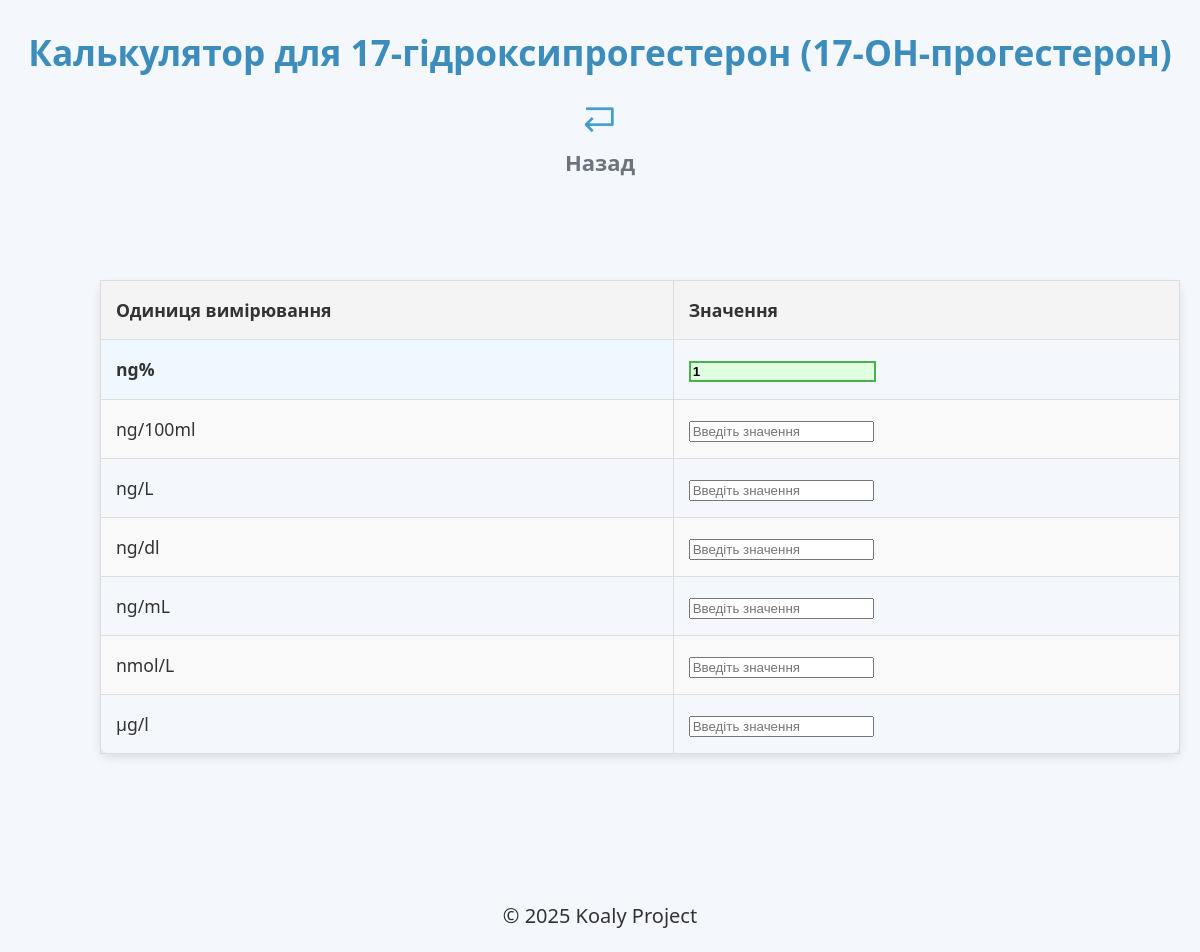
Page /calculator_result/1 on the committed database.
### db/database.py (models this page shows)
class StandardName(Base):
    __tablename__ = "standard_names"
    id = Column(Integer, primary_key=True, index=True)
    name = Column(String, unique=True, nullable=False)
    standard_unit_id = Column(Integer, ForeignKey("units.id"), nullable=True)
    units = relationship("Unit", back_populates="standard_name", foreign_keys="[Unit.standard_name_id]")
    unit_conversions = relationship("UnitConversion", back_populates="standard_name",
                                    foreign_keys="[UnitConversion.standard_name_id]")
    synonyms = relationship("AnalysisSynonym", back_populates="standard_name")

class Unit(Base):
    __tablename__ = "units"
    id = Column(Integer, primary_key=True, index=True)
    unit = Column(String, nullable=False)  # Назва одиниці
    standard_name_id = Column(Integer, ForeignKey("standard_names.id"), nullable=False)
    is_standard = Column(Boolean, default=False)  # Чи є ця одиниця стандартною для аналізу
    standard_name = relationship("StandardName", back_populates="units", foreign_keys=[standard_name_id])
    synonyms = relationship("UnitSynonym", back_populates="unit")
    __table_args__ = (
        UniqueConstraint("standard_name_id", "unit", name="unique_standard_name_unit_constraint"),
    )

### ui/routes/calculator_router.py (the view)
@router.get("/calculator_result/{standard_name_id}", response_class=HTMLResponse)
async def show_conversion_form(request: Request, standard_name_id: int, db: Session = Depends(get_db)):
    standard_name = get_analysis_detail(db, standard_name_id).get('name')
    if not standard_name:
        raise HTTPException(status_code=404, detail="Standard name not found.")
    units = get_units(db, standard_name_id)
    return templates.TemplateResponse("calculator_result.html", {
        "request": request,
        "standard_name": standard_name,
        "standard_name_id": standard_name_id,
        "units": units
    })

### ui/templates/calculator_result.html (shortened to what this page needs)
{% extends "base.html" %}
{% block header %}Калькулятор для {{ standard_name }}{% endblock %}
{% block content %}
<p align="center">
    <a href="/calculator"><img src="/static/images/back.png" width="3%"><br>Назад</a>
</p>
<table border="1" align="center">
    <thead>
        <tr>
            <th>Одиниця вимірювання</th>
            <th>Значення</th>
        </tr>
    </thead>
    <tbody>
        {% for unit in units %}
        <tr>
            <td class="{{ 'standard-unit' if unit.is_standard else '' }}">
                {{ unit.unit }}
            </td>
                <td>
                    <input
                        type="number"
                        step="any"
                        id="unit_{{ unit.id }}"
                        data-unit-id="{{ unit.id }}"
                        data-is-standard="{{ 'true' if unit.is_standard else 'false' }}"
                        class="{{ 'standard-unit-input' if unit.is_standard else '' }}"
                        oninput="convertValues(this)"
                        placeholder="Введіть значення"
                        value="{{ 1 if unit.is_standard else '' }}"
                    />
                </td>
        </tr>
        {% endfor %}
    </tbody>
</table>
{% endblock %}

### ui/static/css/styles.css (style rules this page uses)
body { font-family: 'Segoe UI', Tahoma, Geneva, Verdana, sans-serif; margin: 0; padding: 0; background-color: #f4f7fc; color: #333; line-height: 1.6; }
a { color: #007bff; text-decoration: none; font-weight: bold; transition: color 0.3s ease, transform 0.2s ease; }
p { font-size: 20px; }
p a { color: #6c757d; font-size: 1.1em; }
table { width: 90%; align:center; margin: 100px; border-collapse: collapse; margin: 20px background-color: #fff; border-radius: 10px; box-shadow: 0 4px 10px rgba(0, 0, 0, 0.1); }
table th, table td { border: 1px solid #ddd; padding: 15px; text-align: left; font-size: 1.1em; }
table th { background-color: #f4f4f4; color: #333; }
table tr:nth-child(even) { background-color: #f9f9f9; }
.standard-unit { background-color: #f0f8ff; font-weight: bold; color: #333; }
.standard-unit-input { background-color: #e0ffe0; border: 2px solid #4CAF50; font-weight: bold; }

### rows in the picture
StandardName: name "17-гідроксипрогестерон (17-ОН-прогестерон)"
Unit: unit "ng%", id "1"
Unit: unit "ng/100ml"
Unit: unit "ng/L"
Unit: unit "ng/dl"
Unit: unit "ng/mL"
Unit: unit "nmol/L"
Unit: unit "µg/l"
